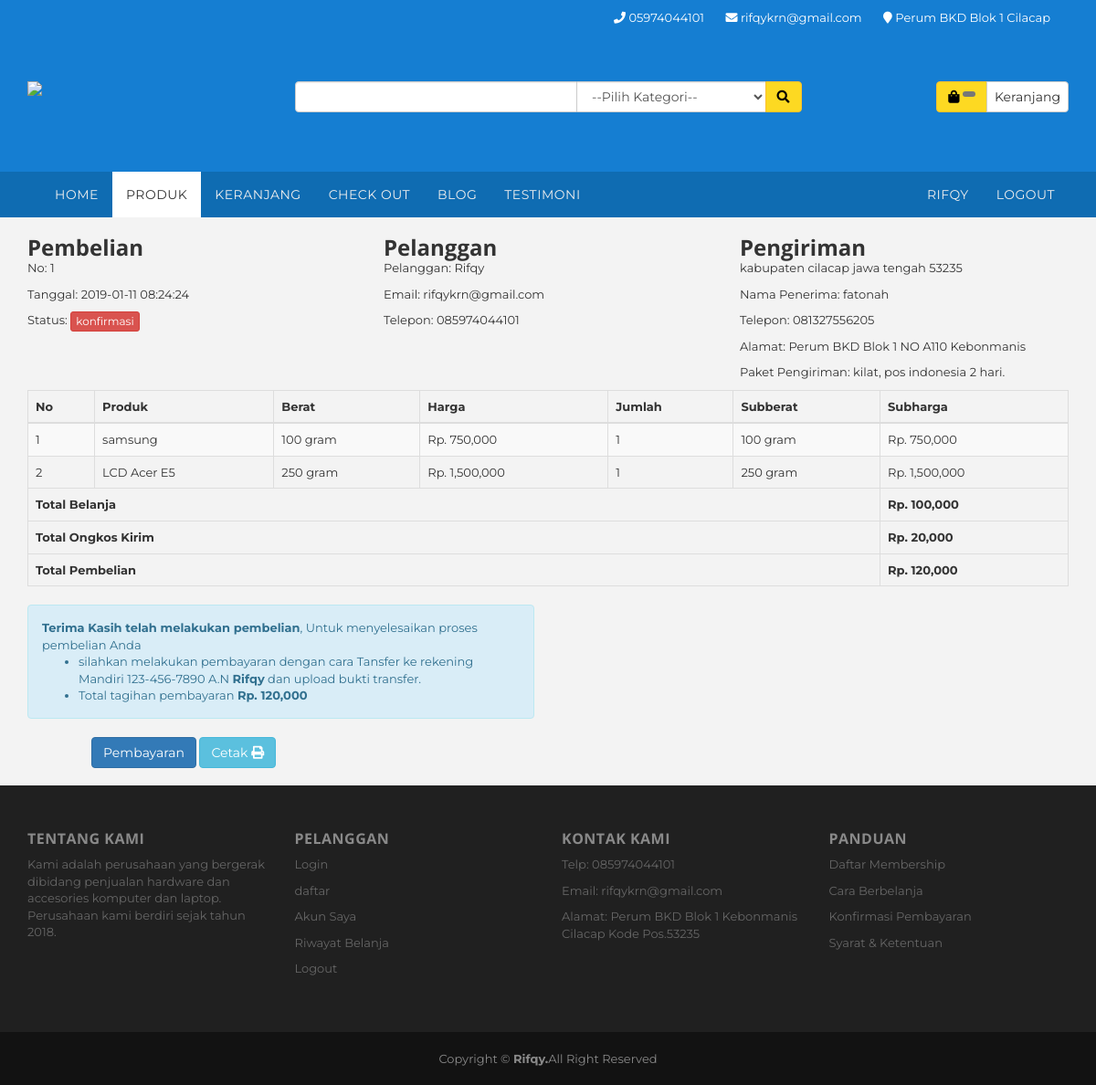
The page /nota.php?id=1 (signed in) on the database its author committed.
### tables this page shows
CREATE TABLE `pembelian` (
  `id_pembelian` int(11) NOT NULL,
  `id_pelanggan` int(11) NOT NULL,
  `tanggal_pembelian` datetime NOT NULL,
  `status_pembelian` varchar(50) NOT NULL,
  `total_belanja` int(11) NOT NULL,
  `total_ongkir` int(11) NOT NULL,
  `total_pembelian` int(11) NOT NULL,
  `provinsi` varchar(150) NOT NULL,
  `distrik` varchar(150) NOT NULL,
  `tipe` varchar(50) NOT NULL,
  `kodepos_pengiriman` varchar(10) NOT NULL,
  `ekspedisi_pengiriman` varchar(100) NOT NULL,
  `paket_pengiriman` varchar(100) NOT NULL,
  `lama_pengiriman` int(50) NOT NULL,
  `nama_penerima` varchar(100) NOT NULL,
  `telepon_penerima` varchar(25) NOT NULL,
  `alamat_penerima` text NOT NULL,
  `resi` varchar(25) NOT NULL
);

CREATE TABLE `pelanggan` (
  `id_pelanggan` int(11) NOT NULL,
  `email_pelanggan` varchar(100) NOT NULL,
  `password_pelanggan` varchar(50) NOT NULL,
  `nama_pelanggan` varchar(100) NOT NULL,
  `telepon_pelanggan` varchar(15) NOT NULL,
  `alamat_pelanggan` text NOT NULL,
  `foto_pelanggan` varchar(150) NOT NULL
);

CREATE TABLE `pembeliandetail` (
  `id_pembeliandetail` int(11) NOT NULL,
  `id_pembelian` int(11) NOT NULL,
  `nama_produk` varchar(100) NOT NULL,
  `harga_produk` int(11) NOT NULL,
  `berat_produk` int(11) NOT NULL,
  `jumlah_produk` int(11) NOT NULL,
  `subberat_produk` int(11) NOT NULL,
  `subharga_produk` int(11) NOT NULL
);

CREATE TABLE `pengaturan` (
  `id_pengaturan` int(5) NOT NULL,
  `kolom` varchar(255) NOT NULL,
  `isi` text NOT NULL
);

### config/class.php (called while the page is built, shortened)
<?php
$db = new mysqli("localhost","root","","tranit");
class pembelian extends produk
{
	public $koneksi;
	function __construct($db)
	{
		$this->koneksi=$db;
	}
	function tampil_produk_pembelian($id_pembelian)
	{
		$semuapembelian=array();
		$ambil_pembelian = $this->koneksi->query("SELECT * FROM pembeliandetail WHERE id_pembelian='$id_pembelian'");
		while($pecah = $ambil_pembelian->fetch_assoc())
		{
			$semuapembelian[]=$pecah;
		}
		return $semuapembelian;
	}
	function ambil_pembelian($id_pembelian)
	{
		$ambil = $this->koneksi->query("SELECT * FROM pembelian LEFT JOIN pelanggan ON pembelian.id_pelanggan=pelanggan.id_pelanggan WHERE pembelian.id_pembelian='$id_pembelian'");
		$pecah = $ambil->fetch_assoc();
		return $pecah;
	}
}
class pengaturan
{
	public $koneksi;
	function __construct($db)
	{
		$this->koneksi=$db;
	}
	function tampil_pengaturan()
	{
		$ambil_pengaturan = $this->koneksi->query("SELECT * FROM pengaturan");
		while($pecah_pengaturan = $ambil_pengaturan->fetch_assoc())
		{
			$data_pengaturan[]=$pecah_pengaturan;
		}
		return $data_pengaturan;
	}
}
$pengaturan = new pengaturan($db);
$pembelian = new pembelian($db);
?>

### nota.php (the view, shortened to what this page needs)
<?php
include 'config/class.php';
$id_pembelian = $_GET['id'];
$produkpembelian = $pembelian->tampil_produk_pembelian($id_pembelian);
$detail = $pembelian->ambil_pembelian($id_pembelian);
$data_pengaturan = $pengaturan->tampil_pengaturan();
?>
<!DOCTYPE html>
<html>
<head>
	<link rel="stylesheet" type="text/css" href="assets/bootstrap/css/bootstrap.css">
	<link rel="stylesheet" type="text/css" href="assets/font-awesome/css/all.css">
	<link rel="stylesheet" type="text/css" href="assets/owlcarousel/assets/owl.carousel.min.css">
	<link rel="stylesheet" type="text/css" href="assets/owlcarousel/assets/owl.theme.default.css">
	<link rel="stylesheet" type="text/css" href="assets/dist/css/style.css">
</head>
<body>
	<?php
	include 'topbar.php';
	include 'header.php';
	include 'nav.php'; ?>
	<div class="container">
		<div class="row">
			<div class="col-md-4">
				<h3>Pembelian</h3>
				<p>No:	<?php echo $detail['id_pelanggan']; ?></p>
				<p>Tanggal:	<?php echo $detail['tanggal_pembelian']; ?></p>
				<p>Status:	<span class="btn btn-danger btn-xs"><?php echo $detail['status_pembelian']; ?></span></p>
			</div>
			<div class="col-md-4">
				<h3>Pelanggan</h3>
				<p>Pelanggan: <?php echo $detail['nama_pelanggan']; ?></p>
				<p>Email: <?php echo $detail['email_pelanggan']; ?></p>
				<p>Telepon: <?php echo $detail['telepon_pelanggan']; ?></p>
			</div>
			<div class="col-md-4">
				<h3>Pengiriman</h3>
				<p>
					<?php echo $detail['tipe']; ?>
					<?php echo $detail['distrik']; ?>
					<?php echo $detail['provinsi']; ?>
					<?php echo $detail['kodepos_pengiriman']; ?>
				</p>
				<p>Nama Penerima: <?php echo $detail['nama_penerima']; ?></p>
				<p>Telepon: <?php echo $detail['telepon_penerima']; ?></p>
				<p>Alamat: <?php echo $detail['alamat_penerima']; ?></p>
				<p>
					Paket Pengiriman: <?php echo $detail['paket_pengiriman']; ?>,
					<?php echo $detail['ekspedisi_pengiriman']; ?>
					<?php echo $detail['lama_pengiriman']; ?> hari.
				</p>
			</div>
		</div>
		<table class="table table-bordered table-hover table-striped">
			<thead>
				<tr>
					<th>No</th>
					<th>Produk</th>
					<th>Berat</th>
					<th>Harga</th>
					<th>Jumlah</th>
					<th>Subberat</th>
					<th>Subharga</th>
				</tr>
			</thead>
			<tbody>
				<?php foreach ($produkpembelian as $key => $value): ?>
					<tr>
						<td><?php echo $key+1; ?></td>
						<td><?php echo $value['nama_produk']; ?></td>
						<td><?php echo $value['berat_produk']; ?> gram</td>
						<td>Rp. <?php echo number_format($value['harga_produk']); ?></td>
						<td><?php echo $value['jumlah_produk']; ?></td>
						<td><?php echo $value['berat_produk']; ?> gram</td>
						<td>Rp. <?php echo number_format($value['subharga_produk']); ?></td>
					</tr>
				<?php endforeach ?>
			</tbody>
			<tfoot>
				<tr>
					<th colspan="6">Total Belanja</th>
					<th>Rp. <?php echo number_format($detail['total_belanja']); ?></th>
				</tr><tr>
					<th colspan="6">Total Ongkos Kirim</th>
					<th>Rp. <?php echo number_format($detail['total_ongkir']); ?></th>
				</tr><tr>
					<th colspan="6">Total Pembelian</th>
					<th>Rp. <?php echo number_format($detail['total_pembelian']); ?></th>
				</tr>
			</tfoot>
		</table>
		<div class="row">
			<div class="col-md-6 col-md-push-0 hidden-print">
				<div class="alert alert-info">
					<p><strong>Terima Kasih telah melakukan pembelian</strong>,
					Untuk menyelesaikan proses pembelian Anda</p><ul><li>silahkan melakukan pembayaran dengan cara Tansfer ke rekening Mandiri 123-456-7890 A.N <strong>Rifqy</strong> dan upload bukti transfer.</li><li>
						Total tagihan pembayaran <strong>Rp. <?php echo number_format($detail['total_pembelian']); ?></strong>
					</li></ul>
				</div>
			</div>
		</div>
	</div>
	<a href="pembayaran.php?id=<?php echo $_GET['id'] ?>" class="btn btn-primary col-md-offset-1 hidden-print">Pembayaran</a>
	<a href="#" onclick="return print()" class="btn btn-info hidden-print">Cetak <i class="fa fa-print"></i></a>
	<br><br>
	<?php
	include 'footer.php'; ?>
</body>
</html>

### footer.php (shortened to what this page needs)
<footer class="footer hidden-print">
	<div class="footer-top">
		<div class="container">
			<div class="row">
				<div class="col-md-3">
					<h3 class="footer-title">Tentang Kami</h3>
					<?php echo $data_pengaturan[2]['isi']; ?>
				</div>
				<div class="col-md-3">
					<h3 class="footer-title">Pelanggan</h3>
					<?php echo $data_pengaturan[3]['isi']; ?>
				</div>
				<div class="col-md-3">
					<h3 class="footer-title">Kontak Kami</h3>
					<?php echo $data_pengaturan[4]['isi']; ?>
				</div>
				<div class="col-md-3">
					<h3 class="footer-title">Panduan</h3>
					<?php echo $data_pengaturan[5]['isi']; ?>
				</div>
			</div>
		</div>
	</div>
	<div class="footer-bottom hidden-print">
		<div class="container">Copyright &copy; <strong>Rifqy.</strong>All Right Reserved</div>
	</div>
</footer>
</body>

### rows shown on the page
pembelian: id_pelanggan.id_pelanggan "1", tanggal_pembelian "2019-01-11 08:24:24", status_pembelian "konfirmasi", id_pelanggan.nama_pelanggan "Rifqy", id_pelanggan.email_pelanggan "rifqykrn@gmail.com", id_pelanggan.telepon_pelanggan "085974044101", tipe "kabupaten", distrik "cilacap", provinsi "jawa tengah", kodepos_pengiriman "53235", nama_penerima "fatonah", telepon_penerima "081327556205", alamat_penerima "Perum BKD Blok 1 NO A110 Kebonmanis", paket_pengiriman "kilat", ekspedisi_pengiriman "pos indonesia", lama_pengiriman "2", total_belanja "100,000", total_ongkir "20,000", total_pembelian "120,000"
pembeliandetail: nama_produk "samsung", berat_produk "100", harga_produk "750,000", jumlah_produk "1", subharga_produk "750,000"
pembeliandetail: nama_produk "LCD Acer E5", berat_produk "250", harga_produk "1,500,000", jumlah_produk "1", subharga_produk "1,500,000"
pengaturan: isi "Kami adalah perusahaan yang bergerak dibidang penjualan hardware dan accesories komputer dan laptop. Perusahaan kami berdiri sejak tahun 2018."
pengaturan: isi "Login daftar Akun Saya Riwayat Belanja Logout"
pengaturan: isi "Telp: 085974044101 Email: rifqykrn@gmail.com Alamat: Perum BKD Blok 1 Kebonmanis Cilacap Kode Pos.53235"
pengaturan: isi "Daftar Membership Cara Berbelanja Konfirmasi Pembayaran Syarat & Ketentuan"

### other values the page prints
$_SESSION['pelanggan']['nama_pelanggan'] "RIFQY"
